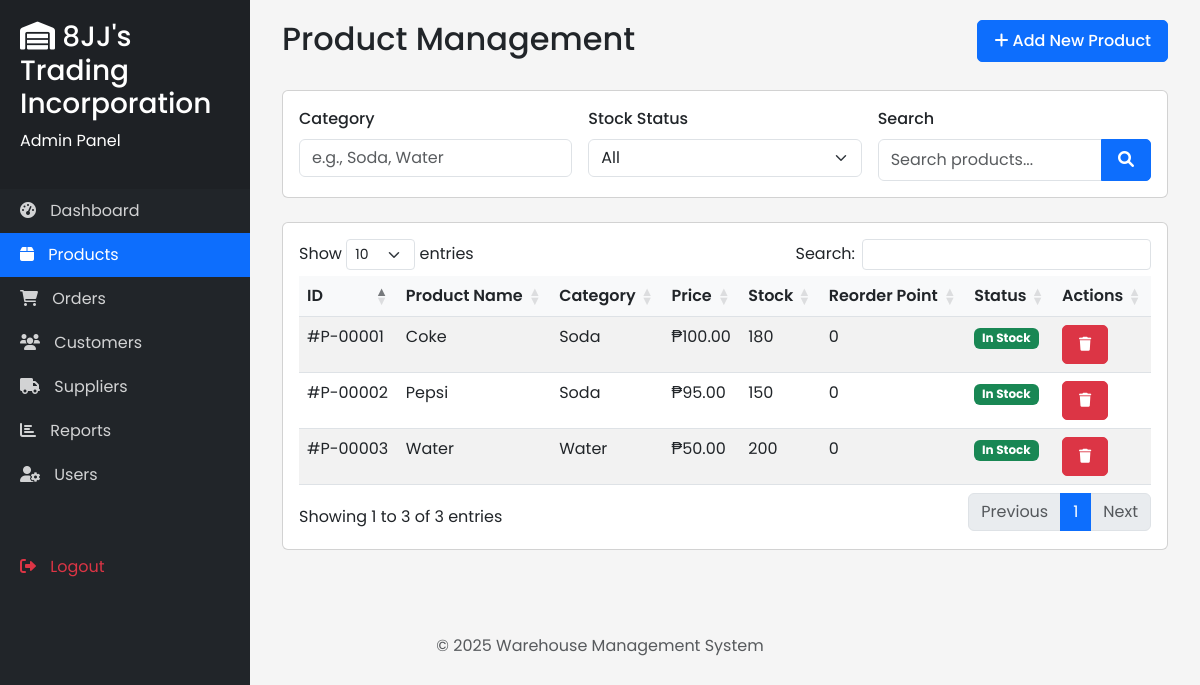
/admin/products.php (signed in), run on the app's committed database.
### tables this page shows
CREATE TABLE IF NOT EXISTS product (
    ProductID VARCHAR(50) PRIMARY KEY,
    ProductName VARCHAR(50) NOT NULL,
    ProductPrice DECIMAL(10,2) NOT NULL,
    ProductCategory VARCHAR(50) NOT NULL,
    ProductStatus VARCHAR(50) DEFAULT 'Available',
    StockOnHandPerCase INT DEFAULT 0,
    QtyPerCase INT DEFAULT 0,
    MinimumStockLevel INT DEFAULT 0,
    MaximumStockLevel INT DEFAULT 500,
    ReorderPoint INT DEFAULT 0,
    StockOnHandPerPiece INT DEFAULT 0,
    LastUpdated DATETIME DEFAULT CURRENT_TIMESTAMP,
    DeliveryFSID VARCHAR(50) NULL
);

### admin/products.php (the view, shortened to what this page needs)
<?php
require_once '../config/db_connect.php';
include '../includes/header.php';
$products = [];
$query = "SELECT * FROM product ORDER BY ProductName";
$result = $conn->query($query);
if ($result) {
    while ($row = $result->fetch_assoc()) {
        $products[] = $row;
    }
}
?>
<div class="sidebar">
    <div class="sidebar-header">
        <h3><i class="fas fa-warehouse"></i> 8JJ's Trading Incorporation</h3>
        <p>Admin Panel</p>
    </div>
    <ul class="nav flex-column">
        <li class="nav-item">
            <a class="nav-link" href="dashboard.php">
                <i class="fas fa-tachometer-alt"></i> Dashboard
            </a>
        </li>
        <li class="nav-item">
            <a class="nav-link active" href="products.php">
                <i class="fas fa-box"></i> Products
            </a>
        </li>
        <li class="nav-item">
            <a class="nav-link" href="orders.php">
                <i class="fas fa-shopping-cart"></i> Orders
            </a>
        </li>
        <li class="nav-item">
            <a class="nav-link" href="customers.php">
                <i class="fas fa-users"></i> Customers
            </a>
        </li>
        <li class="nav-item">
            <a class="nav-link" href="suppliers.php">
                <i class="fas fa-truck"></i> Suppliers
            </a>
        </li>
        <li class="nav-item">
            <a class="nav-link" href="reports.php">
                <i class="fas fa-chart-bar"></i> Reports
            </a>
        </li>
        <li class="nav-item">
            <a class="nav-link" href="users.php">
                <i class="fas fa-user-cog"></i> Users
            </a>
        </li>
        <li class="nav-item mt-5">
            <a class="nav-link text-danger" href="../logout.php">
                <i class="fas fa-sign-out-alt"></i> Logout
            </a>
        </li>
    </ul>
</div>
<div class="main-content">
    <div class="container-fluid">
        <div class="row mb-4">
            <div class="col-md-8">
                <h2>Product Management</h2>
            </div>
            <div class="col-md-4 text-end">
                <button type="button" class="btn btn-primary" data-bs-toggle="modal" data-bs-target="#addProductModal">
                    <i class="fas fa-plus"></i> Add New Product
                </button>
            </div>
        </div>
        <div class="card mb-4">
            <div class="card-body">
                <form method="GET" action="" class="row g-3">
                    <div class="col-md-4">
                        <label for="category" class="form-label">Category</label>
                        <input type="text" class="form-control" id="category" name="category" placeholder="e.g., Soda, Water">
                    </div>
                    <div class="col-md-4">
                        <label for="stock" class="form-label">Stock Status</label>
                        <select class="form-select" id="stock" name="stock">
                            <option value="">All</option>
                        </select>
                    </div>
                    <div class="col-md-4">
                        <label for="search" class="form-label">Search</label>
                        <div class="input-group">
                            <input type="text" class="form-control" id="search" name="search" placeholder="Search products...">
                            <button class="btn btn-primary" type="submit">
                                <i class="fas fa-search"></i>
                            </button>
                        </div>
                    </div>
                </form>
            </div>
        </div>
        <div class="card">
            <div class="card-body">
                <div class="table-responsive">
                    <table class="table table-striped table-hover datatable" id="productsTable">
                        <thead>
                            <tr>
                                <th>ID</th>
                                <th>Product Name</th>
                                <th>Category</th>
                                <th>Price</th>
                                <th>Stock</th>
                                <th>Reorder Point</th>
                                <th>Status</th>
                                <th>Actions</th>
                            </tr>
                        </thead>
                        <tbody>
                            <?php if (empty($products)): ?>
                                <tr>
                                    <td colspan="8" class="text-center">No products found</td>
                                </tr>
                            <?php else: ?>
                                <?php foreach ($products as $product): ?>
                                    <tr>
                                        <td>#<?php echo $product['ProductID']; ?></td>
                                        <td><?php echo $product['ProductName']; ?></td>
                                        <td><?php echo $product['ProductCategory']; ?></td>
                                        <td>₱<?php echo number_format($product['ProductPrice'], 2); ?></td>
                                        <td><?php echo $product['StockOnHandPerCase']; ?></td>
                                        <td><?php echo $product['ReorderPoint']; ?></td>
                                        <td>
                                            <?php
                                            $stockCases = (int)$product['StockOnHandPerCase'];
                                            if ($stockCases <= 0): ?>
                                                <span class="badge bg-danger">0 cases</span>
                                            <?php elseif ($stockCases <= (int)$product['ReorderPoint']): ?>
                                                <span class="badge bg-warning">Low Stock</span>
                                            <?php else: ?>
                                                <span class="badge bg-success">In Stock</span>
                                            <?php endif; ?>
                                        </td>
                                        <td>
                                            <a href="products.php?action=delete&id=<?php echo $product['ProductID']; ?>" class="btn btn-sm btn-danger" onclick="return confirm('Are you sure you want to delete this product?')">
                                                <i class="fas fa-trash"></i>
                                            </a>
                                        </td>
                                    </tr>
                                <?php endforeach; ?>
                            <?php endif; ?>
                        </tbody>
                    </table>
                </div>
            </div>
        </div>
    </div>
</div>
<?php include '../includes/footer.php'; ?>

### assets/css/style.css (style rules this page uses)
:root { --primary-color: #0d6efd; --secondary-color: #6c757d; --success-color: #198754; --danger-color: #dc3545; --warning-color: #fd7e14; --info-color: #0dcaf0; --light-color: #f8f9fa; --dark-color: #212529; }
body { font-family: 'Poppins', sans-serif; background-color: #f5f5f5; }
.sidebar { position: fixed; top: 0; left: 0; height: 100vh; width: 250px; background-color: var(--dark-color); color: white; transition: all 0.3s; z-index: 1000; }
.sidebar-header { padding: 20px; background-color: rgba(0, 0, 0, 0.1); }
.sidebar .nav-link { color: rgba(255, 255, 255, 0.8); padding: 10px 20px; transition: all 0.3s; }
.sidebar .nav-link.active { color: white; background-color: var(--primary-color); }
.sidebar .nav-link i { margin-right: 10px; }
.main-content { margin-left: 250px; padding: 20px; transition: all 0.3s; display: block; }
.main-content > .container-fluid, .main-content > .container { width: 100%; max-width: 1200px; margin: 0 auto; }
.table-responsive { overflow-x: auto; max-width: 100%; margin: 0; }
.table { width: 100%; margin-bottom: 0; min-width: 600px; }
.table th { background-color: var(--light-color); font-weight: 600; white-space: nowrap; }
.table td { white-space: nowrap; overflow: hidden; text-overflow: ellipsis; max-width: 150px; }
.card { overflow: hidden; }
.card .table-responsive { margin: 0; padding: 0; }
.main-content .card .table-responsive { width: 100%; overflow-x: auto; }
.form-label { font-weight: 500; }
.btn { border-radius: 5px; padding: 8px 16px; font-weight: 500; }
.btn-primary { background-color: var(--primary-color); border-color: var(--primary-color); }
.btn-danger { background-color: var(--danger-color); border-color: var(--danger-color); }

### data on the page
product: ProductID "P-00001", ProductName "Coke", ProductCategory "Soda", ProductPrice "100.00", StockOnHandPerCase "180", ReorderPoint "0", shows "In Stock"
product: ProductID "P-00002", ProductName "Pepsi", ProductCategory "Soda", ProductPrice "95.00", StockOnHandPerCase "150", ReorderPoint "0", shows "In Stock"
product: ProductID "P-00003", ProductName "Water", ProductCategory "Water", ProductPrice "50.00", StockOnHandPerCase "200", ReorderPoint "0", shows "In Stock"
